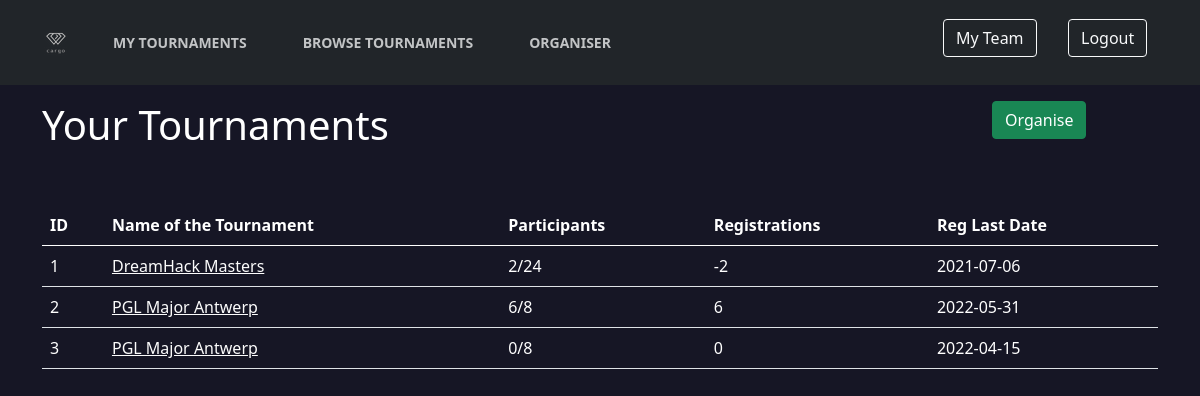
The app's page /organise (signed in) with its own data.
### cargo/models.py (models this page shows)
class Tournament(db.Model):
    id = db.Column(db.Integer, primary_key=True)
    name = db.Column(db.String)
    max_teams = db.Column(db.Integer)
    participants = db.Column(db.Integer, default=0)
    prize = db.Column(db.String)
    reg_start = db.Column(db.String)
    reg_end = db.Column(db.String)
    tour_start = db.Column(db.String)
    tour_end = db.Column(db.String)
    type = db.Column(db.String)
    third = db.Column(db.Boolean)
    reg_no = db.Column(db.Integer, default=0)
    reg_open = db.Column(db.Boolean, default=True)
    paid = db.Column(db.Boolean, default=False)
    payment_info = db.Column(db.String)
    admin = db.Column(db.Integer, db.ForeignKey('user.id'))

### cargo/routes.py (the view)
@application.route('/organise')
@login_required
def organise_tournament():
    if current_user.is_authenticated:
        tour = Tournament.query.filter_by(admin=current_user.id).all()
        return render_template('organiser.html', page='match_history', user=current_user,
                               title='Organiser Dashboard', tour=tour)
    return redirect(url_for('logout'))

### cargo/models.py (called while the page is built)
@login_manager.user_loader
def load_user(user_id):
    return User.query.get(int(user_id))

### cargo/templates/organiser.html
{% extends 'layout.html' %}
{% block content %}
<div class="container">
<div id="content" class="text-white">
      <div class="row">
          <div class="col-md-10">
              <h1>Your Tournaments</h1>
          </div>
          <div class="col-md-2">
              <a class="btn btn-success" href="{{ url_for('create_tournament') }}">Organise</a>
          </div>
      </div>
  <table class="table text-white mt-5">
    <thead>
      <tr>
        <th>ID</th>
        <th>Name of the Tournament</th>
        <th>Participants</th>
        <th>Registrations</th>
        <th>Reg Last Date</th>
      </tr>
    </thead>
    <tbody>
    {% for t in tour %}
      <tr>
        <td> {{ t.id }}</td>
        <td>
            <a href="/organise/{{ t.id }}/dashboard">
          {{ t.name }}
            </a>
        </td>
        <td>
          {{ t.participants }}/{{ t.max_teams }}
        </td>
        <td>
          {{ t.reg_no }}
        </td>
      <td>
          {{ t.reg_end }}
      </td>
      </tr>
    {% endfor %}
    </tbody>
  </table>
</div>
</div>
{% endblock %}

### cargo/static/style.css (style rules this page uses)
:root { --primary-color: #FCFCFC; --secondary-color: #ffffff; --font-color: #e1e1ff; --bg-color: #161625; --heading-color: #818cab; --color-scheme: light dark; }
body { background-color: var(--bg-color); color: var(--font-color); }
h1 { color: var(--secondary-color); }
a { color: var(--primary-color); }
* { margin: 0; padding: 0; box-sizing: border-box; }

### records on screen
Tournament: id "1", name "DreamHack Masters", participants "2", max_teams "24", reg_no "-2", reg_end "2021-07-06"
Tournament: id "2", name "PGL Major Antwerp", participants "6", max_teams "8", reg_no "6", reg_end "2022-05-31"
Tournament: id "3", name "PGL Major Antwerp", participants "0", max_teams "8", reg_no "0", reg_end "2022-04-15"
